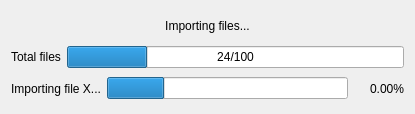
<?xml version="1.0" encoding="UTF-8"?>
<ui version="4.0">
 <class>DataImportDialog</class>
 <widget class="QDialog" name="DataImportDialog">
  <property name="geometry">
   <rect>
    <x>0</x>
    <y>0</y>
    <width>415</width>
    <height>114</height>
   </rect>
  </property>
  <property name="windowTitle">
   <string>Importing data...</string>
  </property>
  <layout class="QVBoxLayout" name="verticalLayout">
   <item>
    <widget class="QLabel" name="label">
     <property name="text">
      <string>Importing files...</string>
     </property>
     <property name="alignment">
      <set>Qt::AlignmentFlag::AlignCenter</set>
     </property>
    </widget>
   </item>
   <item>
    <layout class="QHBoxLayout" name="horizontalLayout">
     <item>
      <widget class="QLabel" name="label_2">
       <property name="text">
        <string>Total files</string>
       </property>
      </widget>
     </item>
     <item>
      <widget class="QProgressBar" name="files_bar">
       <property name="value">
        <number>24</number>
       </property>
       <property name="textVisible">
        <bool>true</bool>
       </property>
       <property name="invertedAppearance">
        <bool>false</bool>
       </property>
       <property name="format">
        <string>%v/%m</string>
       </property>
      </widget>
     </item>
    </layout>
   </item>
   <item>
    <layout class="QHBoxLayout" name="horizontalLayout_2">
     <item>
      <widget class="QLabel" name="cur_file_label">
       <property name="text">
        <string>Importing file X...</string>
       </property>
       <property name="alignment">
        <set>Qt::AlignmentFlag::AlignCenter</set>
       </property>
      </widget>
     </item>
     <item>
      <widget class="QProgressBar" name="cur_file_bar">
       <property name="value">
        <number>24</number>
       </property>
       <property name="textVisible">
        <bool>false</bool>
       </property>
       <property name="format">
        <string>%p%</string>
       </property>
      </widget>
     </item>
     <item>
      <widget class="QLabel" name="cur_file_bar_label">
       <property name="sizePolicy">
        <sizepolicy hsizetype="Maximum" vsizetype="Preferred">
         <horstretch>0</horstretch>
         <verstretch>0</verstretch>
        </sizepolicy>
       </property>
       <property name="minimumSize">
        <size>
         <width>50</width>
         <height>0</height>
        </size>
       </property>
       <property name="maximumSize">
        <size>
         <width>50</width>
         <height>16777215</height>
        </size>
       </property>
       <property name="text">
        <string>0.00%</string>
       </property>
       <property name="alignment">
        <set>Qt::AlignmentFlag::AlignRight|Qt::AlignmentFlag::AlignTrailing|Qt::AlignmentFlag::AlignVCenter</set>
       </property>
      </widget>
     </item>
    </layout>
   </item>
  </layout>
 </widget>
 <resources/>
 <connections/>
</ui>
